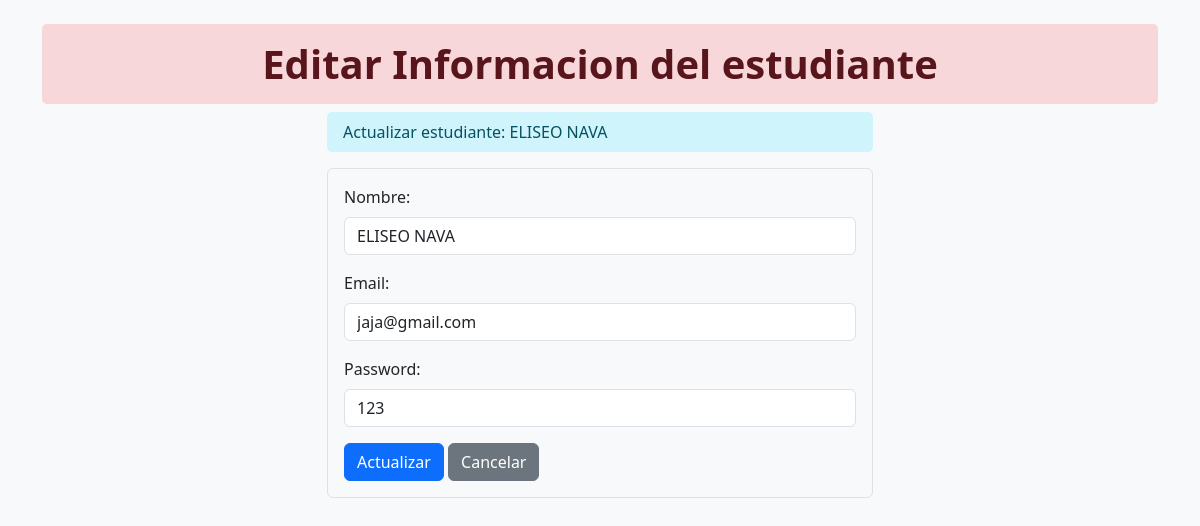
Screenshot of /editar/1/ with the database file from the repository.
### alumnos/models.py (models this page shows, shortened)
class Estudiante(models.Model):
    nombre= models.CharField(max_length=100)
    email = models.EmailField(max_length=150)
    password = models.CharField(max_length=100)  # NOTA: En un proyecto real, nunca guardes contraseñas en texto plano. Usa el sistema de usuarios de Django.
    created_at = models.DateTimeField(auto_now_add=True)

### alumnos/views.py (the view)
# urls.py: path('editar/<int:estudiante_id>/', views.editar_estudiante, name='editar_estudiante'),
def editar_estudiante(request, estudiante_id):
    estudiante = get_object_or_404(Estudiante, pk=estudiante_id)
    if request.method == 'POST':
        estudiante.nombre = request.POST.get('nombre')
        estudiante.email = request.POST.get('email')
        estudiante.password = request.POST.get('password')
        estudiante.save()
        return redirect('agregar_y_mostrar') # Redirigimos a la página principal
    context = {
        'estudiante': estudiante
    }
    return render(request, 'alumnos/editar_estudiante.html', context)

### alumnos/templates/alumnos/editar_estudiante.html (shortened to what this page needs)
{% load static %}
<!DOCTYPE html>
<html lang="es">
<head>
    <link href="https://cdn.jsdelivr.net/npm/bootstrap@5.3.2/dist/css/bootstrap.min.css" rel="stylesheet">
    <link rel="stylesheet" href="{% static 'alumnos/css/style.css' %}">
</head>
<body>
<div class="container mt-4">
    <h1 class="text-center p-3 header-title">Editar Informacion del estudiante</h1>
    <div class="row justify-content-center">
        <div class="col-md-6">
             <div class="section-title p-2 ps-3 mb-3">
                Actualizar estudiante: {{ estudiante.nombre }}
            </div>
            <form action="{% url 'editar_estudiante' estudiante.id %}" method="post" class="p-3 border rounded">
                <div class="mb-3">
                    <label for="nombre" class="form-label">Nombre:</label>
                    <input type="text" class="form-control" id="nombre" name="nombre" value="{{ estudiante.nombre }}" required>
                </div>
                <div class="mb-3">
                    <label for="email" class="form-label">Email:</label>
                    <input type="email" class="form-control" id="email" name="email" value="{{ estudiante.email }}" required>
                </div>
                <div class="mb-3">
                    <label for="password" class="form-label">Password:</label>
                    <input type="text" class="form-control" id="password" name="password" value="{{ estudiante.password }}" required>
                </div>
                <button type="submit" class="btn btn-primary">Actualizar</button>
                <a href="{% url 'agregar_y_mostrar' %}" class="btn btn-secondary">Cancelar</a>
            </form>
        </div>
    </div>
</div>
</body>
</html>

### alumnos/static/alumnos/css/style.css (style rules this page uses)
body { background-color: #f8f9fa; }
.header-title { background-color: #f8d7da; color: #58151c; border-radius: 5px; font-weight: bold; }
.section-title { background-color: #cff4fc; color: #055160; border-radius: 5px; font-weight: 500; }

### rows the page displays
Estudiante: nombre "ELISEO NAVA", email "jaja@gmail.com", password "123"
